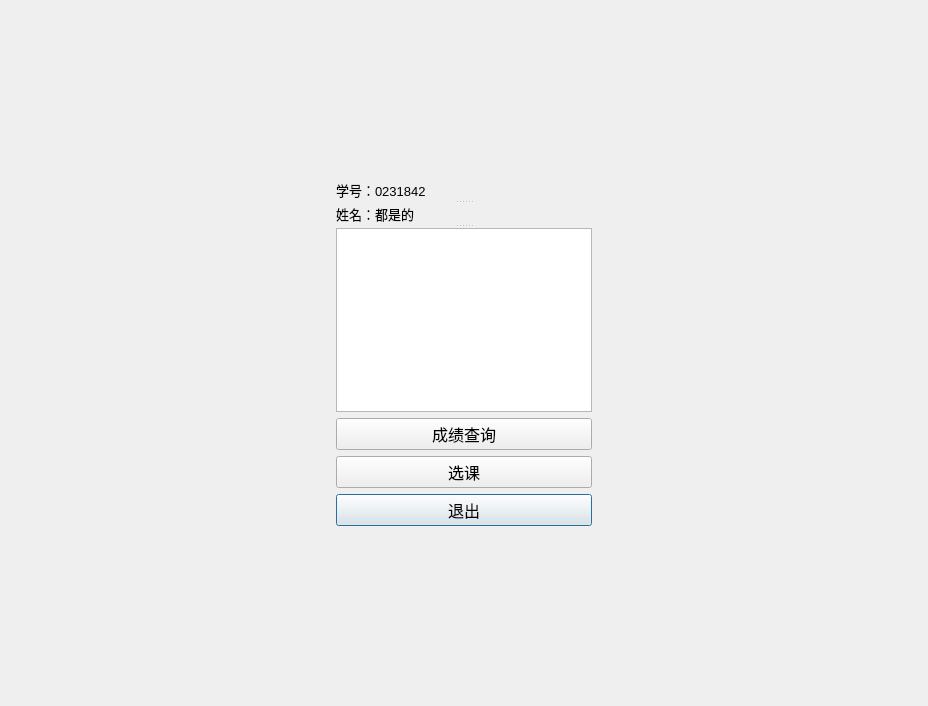
<?xml version="1.0" encoding="UTF-8"?>
<ui version="4.0">
 <class>StudentDialog</class>
 <widget class="QDialog" name="StudentDialog">
  <property name="geometry">
   <rect>
    <x>0</x>
    <y>0</y>
    <width>928</width>
    <height>706</height>
   </rect>
  </property>
  <property name="font">
   <font>
    <pointsize>12</pointsize>
   </font>
  </property>
  <property name="windowTitle">
   <string>学生端</string>
  </property>
  <layout class="QVBoxLayout" name="verticalLayout">
   <item>
    <spacer name="verticalSpacer">
     <property name="orientation">
      <enum>Qt::Vertical</enum>
     </property>
     <property name="sizeHint" stdset="0">
      <size>
       <width>20</width>
       <height>113</height>
      </size>
     </property>
    </spacer>
   </item>
   <item>
    <layout class="QHBoxLayout" name="horizontalLayout">
     <item>
      <spacer name="horizontalSpacer_2">
       <property name="orientation">
        <enum>Qt::Horizontal</enum>
       </property>
       <property name="sizeHint" stdset="0">
        <size>
         <width>40</width>
         <height>20</height>
        </size>
       </property>
      </spacer>
     </item>
     <item>
      <widget class="QSplitter" name="splitter">
       <property name="orientation">
        <enum>Qt::Vertical</enum>
       </property>
       <widget class="QLabel" name="m_id">
        <property name="font">
         <font>
          <pointsize>10</pointsize>
         </font>
        </property>
        <property name="text">
         <string>学号：0231842</string>
        </property>
       </widget>
       <widget class="QLabel" name="m_name">
        <property name="font">
         <font>
          <pointsize>10</pointsize>
         </font>
        </property>
        <property name="text">
         <string>姓名：都是的</string>
        </property>
       </widget>
       <widget class="QWidget" name="layoutWidget">
        <layout class="QGridLayout" name="gridLayout">
         <item row="3" column="0">
          <widget class="QPushButton" name="m_quited">
           <property name="text">
            <string>退出</string>
           </property>
          </widget>
         </item>
         <item row="1" column="0">
          <widget class="QPushButton" name="m_inquired">
           <property name="text">
            <string>成绩查询</string>
           </property>
          </widget>
         </item>
         <item row="2" column="0">
          <widget class="QPushButton" name="m_selected">
           <property name="text">
            <string>选课</string>
           </property>
          </widget>
         </item>
         <item row="0" column="0">
          <widget class="QListWidget" name="m_list">
           <property name="enabled">
            <bool>true</bool>
           </property>
          </widget>
         </item>
        </layout>
       </widget>
      </widget>
     </item>
     <item>
      <spacer name="horizontalSpacer">
       <property name="orientation">
        <enum>Qt::Horizontal</enum>
       </property>
       <property name="sizeHint" stdset="0">
        <size>
         <width>40</width>
         <height>20</height>
        </size>
       </property>
      </spacer>
     </item>
    </layout>
   </item>
   <item>
    <spacer name="verticalSpacer_2">
     <property name="orientation">
      <enum>Qt::Vertical</enum>
     </property>
     <property name="sizeHint" stdset="0">
      <size>
       <width>20</width>
       <height>112</height>
      </size>
     </property>
    </spacer>
   </item>
  </layout>
 </widget>
 <resources/>
 <connections/>
</ui>
